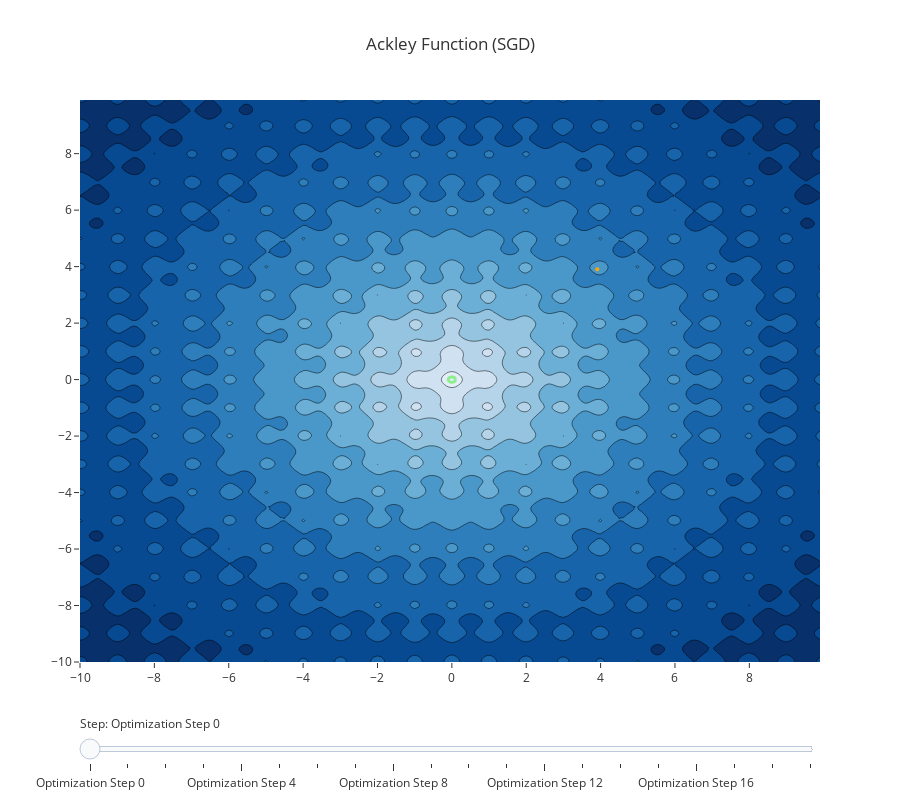

Here is the notebook cell this chart was saved with:
### Code cell
hp.create_optimizer_figure_true(
    fn=ackley_fn,
    title="Ackley Function (SGD)",
    x_path=x_path,
    y_path=y_path,
    n_iterations=max_n_iterations,
    perf_profiling=False,
)

### Figure 1 — Plotly figure (JSON) as saved in the notebook; plotly's stock layout.template omitted (floating-point values rounded to 4 significant figures; data arrays with more than 128 entries replaced by an {"elided": "..."} marker saying what was removed)
{"data": [{"colorscale": [[0, "rgb(247,251,255)"], [0.125, "rgb(222,235,247)"], [0.25, "rgb(198,219,239)"], [0.375, "rgb(158,202,225)"], [0.5, "rgb(107,174,214)"], [0.625, "rgb(66,146,198)"], [0.75, "rgb(33,113,181)"], [0.875, "rgb(8,81,156)"], [1, "rgb(8,48,107)"]], "showscale": false, "type": "contour", "x": {"elided": "200 float values"}, "y": {"elided": "200 float values"}, "z": {"elided": "200x200 float values"}}, {"line": {"color": "lightgreen", "width": 3}, "mode": "lines", "name": "Convergence Radius", "showlegend": false, "type": "scatter", "x": [0.1, 0.0998, 0.0992, 0.09819, 0.09679, 0.09501, 0.09284, 0.09029, 0.08738, 0.08413, 0.08053, 0.0766, 0.07237, 0.06785, 0.06306, 0.05801, 0.05272, 0.04723, 0.04154, 0.03569, 0.02969, 0.02358, 0.01736, 0.01108, 0.004758, -0.001587, -0.007925, -0.01423, -0.02048, -0.02665, -0.03271, -0.03863, -0.04441, -0.05, -0.05539, -0.06056, -0.06549, -0.07015, -0.07453, -0.07861, -0.08237, -0.0858, -0.08888, -0.09161, -0.09397, -0.09595, -0.09754, -0.09874, -0.09955, -0.09995, -0.09995, -0.09955, -0.09874, -0.09754, -0.09595, -0.09397, -0.09161, -0.08888, -0.0858, -0.08237, -0.07861, -0.07453, -0.07015, -0.06549, -0.06056, -0.05539, -0.05, -0.04441, -0.03863, -0.03271, -0.02665, -0.02048, -0.01423, -0.007925, -0.001587, 0.004758, 0.01108, 0.01736, 0.02358, 0.02969, 0.03569, 0.04154, 0.04723, 0.05272, 0.05801, 0.06306, 0.06785, 0.07237, 0.0766, 0.08053, 0.08413, 0.08738, 0.09029, 0.09284, 0.09501, 0.09679, 0.09819, 0.0992, 0.0998, 0.1], "y": [0, 0.006342, 0.01266, 0.01893, 0.02511, 0.0312, 0.03717, 0.04298, 0.04862, 0.05406, 0.05929, 0.06428, 0.06901, 0.07346, 0.07761, 0.08146, 0.08497, 0.08815, 0.09096, 0.09341, 0.09549, 0.09718, 0.09848, 0.09938, 0.09989, 0.09999, 0.09969, 0.09898, 0.09788, 0.09638, 0.0945, 0.09224, 0.0896, 0.0866, 0.08326, 0.07958, 0.07557, 0.07127, 0.06668, 0.06182, 0.05671, 0.05137, 0.04582, 0.04009, 0.0342, 0.02817, 0.02203, 0.0158, 0.009506, 0.003173, -0.003173, -0.009506, -0.0158, -0.02203, -0.02817, -0.0342, -0.04009, -0.04582, -0.05137, -0.05671, -0.06182, -0.06668, -0.07127, -0.07557, -0.07958, -0.08326, -0.0866, -0.0896, -0.09224, -0.0945, -0.09638, -0.09788, -0.09898, -0.09969, -0.09999, -0.09989, -0.09938, -0.09848, -0.09718, -0.09549, -0.09341, -0.09096, -0.08815, -0.08497, -0.08146, -0.07761, -0.07346, -0.06901, -0.06428, -0.05929, -0.05406, -0.04862, -0.04298, -0.03717, -0.0312, -0.02511, -0.01893, -0.01266, -0.006342, 1.748e-08]}, {"line": {"color": "orange", "width": 3}, "marker": {"colorscale": [[0, "rgb(255,247,236)"], [0.125, "rgb(254,232,200)"], [0.25, "rgb(253,212,158)"], [0.375, "rgb(253,187,132)"], [0.5, "rgb(252,141,89)"], [0.625, "rgb(239,101,72)"], [0.75, "rgb(215,48,31)"], [0.875, "rgb(179,0,0)"], [1, "rgb(127,0,0)"]], "size": 4}, "name": "Optimizer Path", "showlegend": false, "type": "scatter", "x": [3.91], "y": [3.908]}], "layout": {"height": 800, "sliders": [{"active": 0, "currentvalue": {"prefix": "Step: "}, "pad": {"t": 50}, "steps": [{"args": [["Optimization Step 0"], {"frame": {"duration": 0, "redraw": true}, "mode": "immediate", "transition": {"duration": 0}}], "label": "Optimization Step 0", "method": "animate"}, {"args": [["Optimization Step 1"], {"frame": {"duration": 0, "redraw": true}, "mode": "immediate", "transition": {"duration": 0}}], "label": "Optimization Step 1", "method": "animate"}, {"args": [["Optimization Step 2"], {"frame": {"duration": 0, "redraw": true}, "mode": "immediate", "transition": {"duration": 0}}], "label": "Optimization Step 2", "method": "animate"}, {"args": [["Optimization Step 3"], {"frame": {"duration": 0, "redraw": true}, "mode": "immediate", "transition": {"duration": 0}}], "label": "Optimization Step 3", "method": "animate"}, {"args": [["Optimization Step 4"], {"frame": {"duration": 0, "redraw": true}, "mode": "immediate", "transition": {"duration": 0}}], "label": "Optimization Step 4", "method": "animate"}, {"args": [["Optimization Step 5"], {"frame": {"duration": 0, "redraw": true}, "mode": "immediate", "transition": {"duration": 0}}], "label": "Optimization Step 5", "method": "animate"}, {"args": [["Optimization Step 6"], {"frame": {"duration": 0, "redraw": true}, "mode": "immediate", "transition": {"duration": 0}}], "label": "Optimization Step 6", "method": "animate"}, {"args": [["Optimization Step 7"], {"frame": {"duration": 0, "redraw": true}, "mode": "immediate", "transition": {"duration": 0}}], "label": "Optimization Step 7", "method": "animate"}, {"args": [["Optimization Step 8"], {"frame": {"duration": 0, "redraw": true}, "mode": "immediate", "transition": {"duration": 0}}], "label": "Optimization Step 8", "method": "animate"}, {"args": [["Optimization Step 9"], {"frame": {"duration": 0, "redraw": true}, "mode": "immediate", "transition": {"duration": 0}}], "label": "Optimization Step 9", "method": "animate"}, {"args": [["Optimization Step 10"], {"frame": {"duration": 0, "redraw": true}, "mode": "immediate", "transition": {"duration": 0}}], "label": "Optimization Step 10", "method": "animate"}, {"args": [["Optimization Step 11"], {"frame": {"duration": 0, "redraw": true}, "mode": "immediate", "transition": {"duration": 0}}], "label": "Optimization Step 11", "method": "animate"}, {"args": [["Optimization Step 12"], {"frame": {"duration": 0, "redraw": true}, "mode": "immediate", "transition": {"duration": 0}}], "label": "Optimization Step 12", "method": "animate"}, {"args": [["Optimization Step 13"], {"frame": {"duration": 0, "redraw": true}, "mode": "immediate", "transition": {"duration": 0}}], "label": "Optimization Step 13", "method": "animate"}, {"args": [["Optimization Step 14"], {"frame": {"duration": 0, "redraw": true}, "mode": "immediate", "transition": {"duration": 0}}], "label": "Optimization Step 14", "method": "animate"}, {"args": [["Optimization Step 15"], {"frame": {"duration": 0, "redraw": true}, "mode": "immediate", "transition": {"duration": 0}}], "label": "Optimization Step 15", "method": "animate"}, {"args": [["Optimization Step 16"], {"frame": {"duration": 0, "redraw": true}, "mode": "immediate", "transition": {"duration": 0}}], "label": "Optimization Step 16", "method": "animate"}, {"args": [["Optimization Step 17"], {"frame": {"duration": 0, "redraw": true}, "mode": "immediate", "transition": {"duration": 0}}], "label": "Optimization Step 17", "method": "animate"}, {"args": [["Optimization Step 18"], {"frame": {"duration": 0, "redraw": true}, "mode": "immediate", "transition": {"duration": 0}}], "label": "Optimization Step 18", "method": "animate"}, {"args": [["Optimization Step 19"], {"frame": {"duration": 0, "redraw": true}, "mode": "immediate", "transition": {"duration": 0}}], "label": "Optimization Step 19", "method": "animate"}]}], "title": {"text": "Ackley Function (SGD)"}}}
